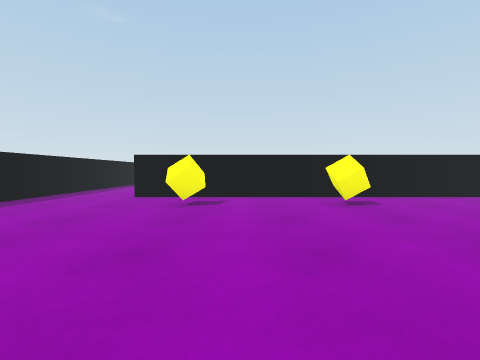
[1] (above)

21 first-person views from a walk through a Unity game level. The camera is 0.62 m above the floor, tilts 2° down and sees 85° across. The floor is counted in squares, 1 m on a side. Each view is taken from the middle of a square. On the plan, view 1 faces up. The plan holds only what a view shows up to about 9 squares ahead; the rest is blank. The player character is not drawn.

[2]
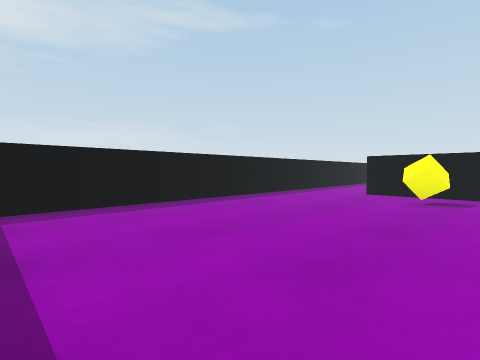

[3]
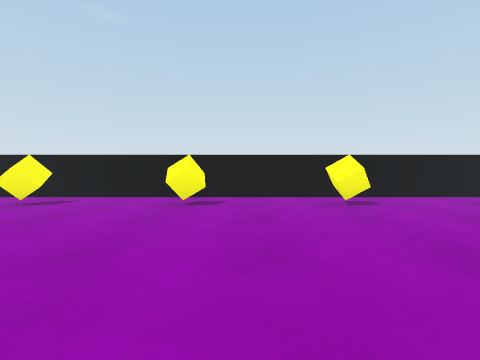

[4]
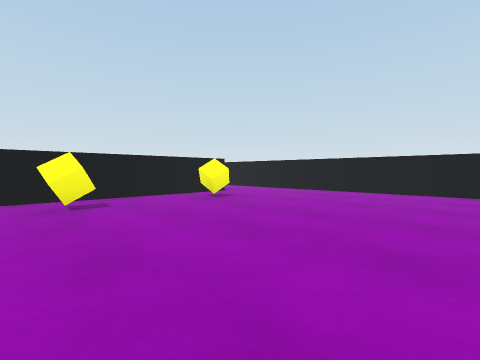

[5]
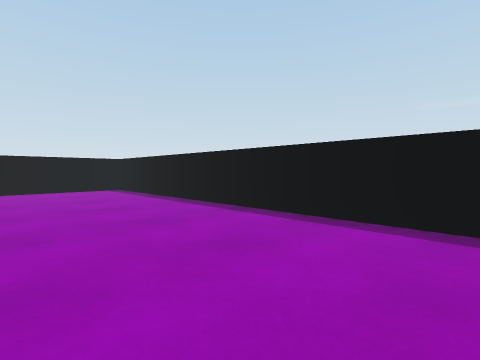

[6]
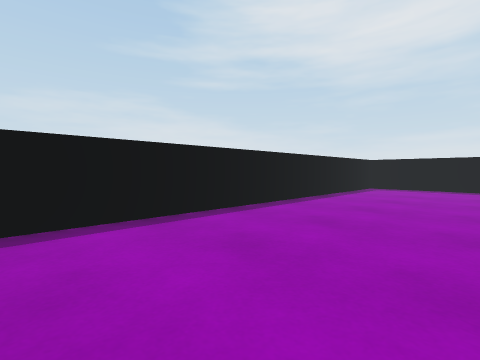

[7]
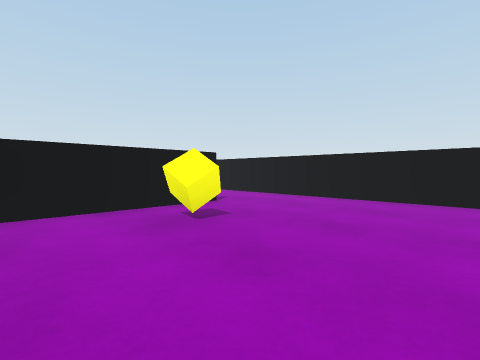

[8]
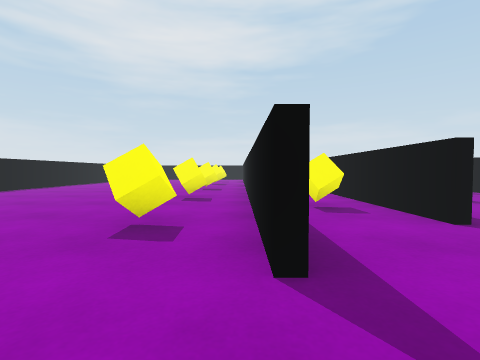

[9]
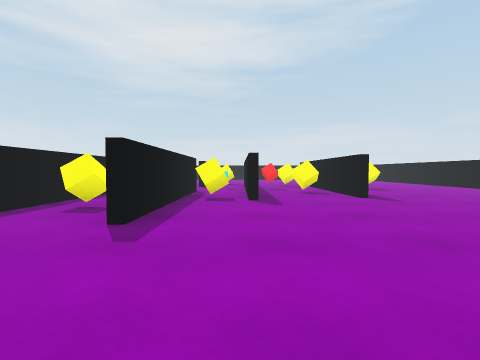

[10]
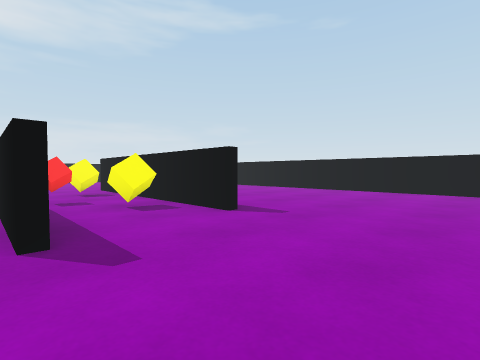

[11]
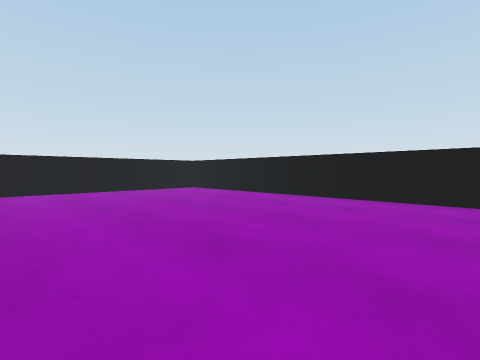

[12]
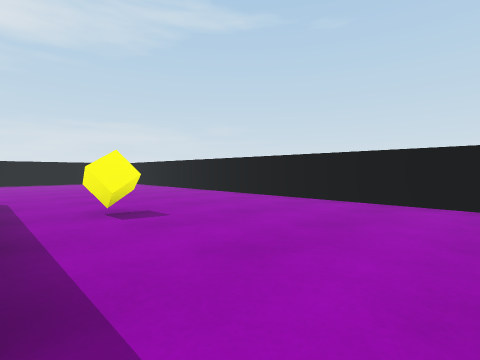

[13]
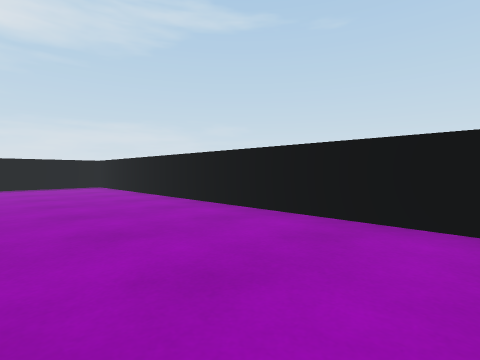

[14]
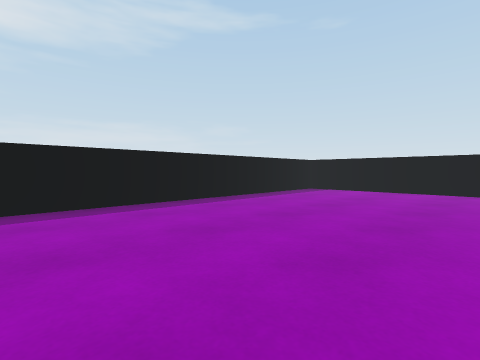

[15]
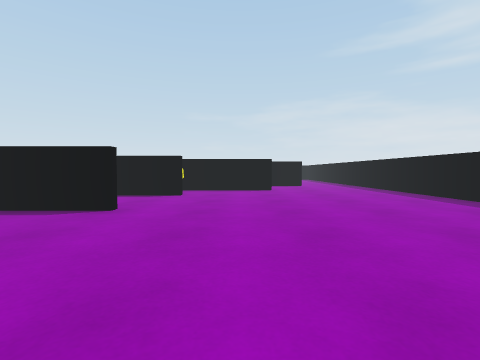

[16]
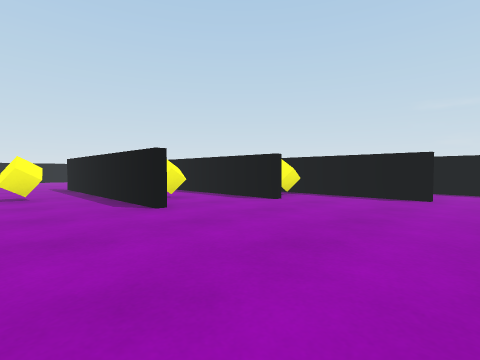

[17]
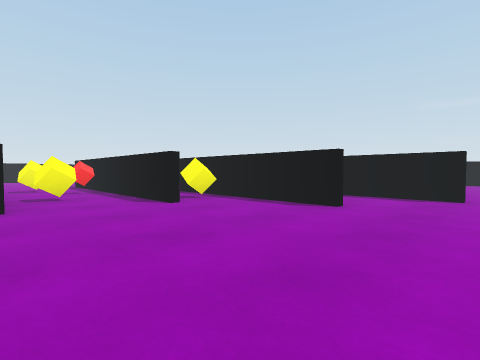

[18]
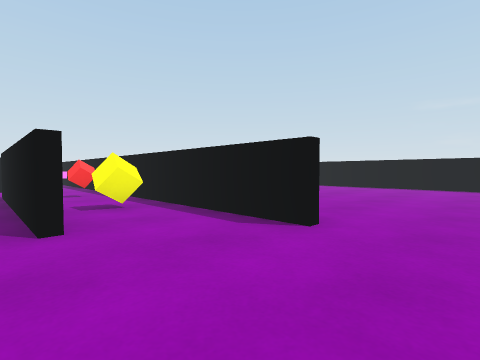

[19]
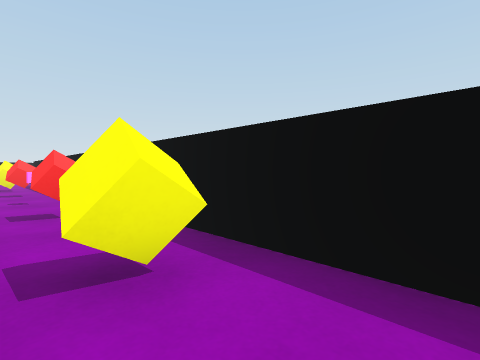

[20]
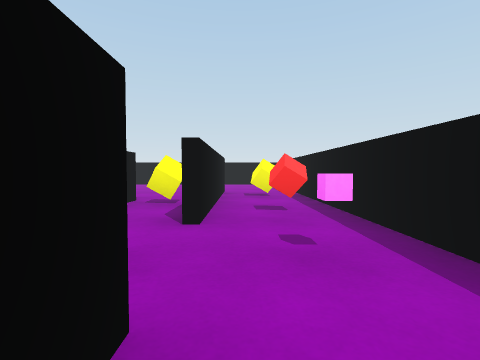

[21]
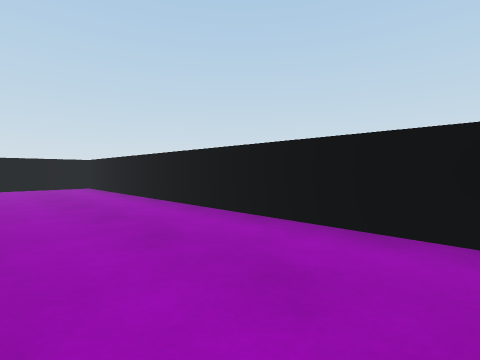

### Floor plan
Ten units are one square. View 1 is at (0, 0); x grows to the right and y downward. Boxes are objects, and circles mark ways between rooms. Rooms are numbered by the first view taken in them; rooms with no view inside come last. Other rooms are left out.
<svg viewBox="-52 -188 205 206">
<path fill="none" stroke="#000" d="M126 -62 -25 -62M-45 13 148 13 148 -54M-47 -55 -47 10M34 -128 20 -128M80 -128 49 -128M19 -129 79 -129M60 -86 111 -86M15 -104 71 -104M46 -64 101 -64M-11 -86 40 -86M111 -85 60 -85M-26 -64 24 -64M145 -183 -45 -183M-47 -180 -47 -55M148 -54 148 -180"/>
<rect x="-15" y="-55" width="10" height="10" fill="#bbb"><title>yellow cube</title></rect>
<rect x="15" y="-55" width="10" height="10" fill="#bbb"><title>yellow cube</title></rect>
<rect x="45" y="-55" width="10" height="10" fill="#bbb"><title>yellow cube</title></rect>
<rect x="75" y="-55" width="10" height="10" fill="#bbb"><title>yellow cube</title></rect>
<rect x="105" y="-55" width="10" height="10" fill="#bbb"><title>yellow cube</title></rect>
<rect x="-5" y="-75" width="10" height="10" fill="#bbb"><title>yellow cube</title></rect>
<rect x="25" y="-75" width="10" height="10" fill="#bbb"><title>red cube</title></rect>
<rect x="25" y="-125" width="10" height="10" fill="#bbb"><title>yellow cube</title></rect>
<rect x="45" y="-75" width="10" height="10" fill="#bbb"><title>cube</title></rect>
<rect x="45" y="-95" width="10" height="10" fill="#bbb"><title>other object</title></rect>
<rect x="45" y="-115" width="10" height="10" fill="#bbb"><title>red cube</title></rect>
<rect x="45" y="-145" width="10" height="10" fill="#bbb"><title>yellow cube</title></rect>
<rect x="55" y="-125" width="10" height="10" fill="#bbb"><title>yellow cube</title></rect>
<rect x="65" y="-75" width="10" height="10" fill="#bbb"><title>red cube</title></rect>
<rect x="85" y="-75" width="10" height="10" fill="#bbb"><title>yellow cube</title></rect>
<circle cx="-35" cy="-60" r="3" fill="#2a7"/>
<circle cx="135" cy="-60" r="3" fill="#2a7"/>
<text x="50" y="-20">1</text>
<text x="50" y="-120">2</text>
</svg>
Room 1 opens to room 2.

Where each view was taken, in squares from view 1:
view 1: 0 up, 0 right, facing up
view 2: 1 down, 0 right, facing up-left
view 3: 0 up, 6 right, facing up
view 4: 0 up, 7 right, facing up-right
view 5: 2 up, 6 right, facing down-right
view 6: 2 up, 5 right, facing down-left
view 7: 2 up, 9 right, facing up-right
view 8: 6 up, 14 right, facing left
view 9: 10 up, 14 right, facing left
view 10: 10 up, 11 right, facing up-left
view 11: 10 up, 9 right, facing up-right
view 12: 13 up, 9 right, facing up-left
view 13: 15 up, 6 right, facing up-left
view 14: 10 up, 0 right, facing up-left
view 15: 17 up, 0 right, facing down
view 16: 15 up, 2 left, facing down-right
view 17: 13 up, 3 left, facing down-right
view 18: 9 up, 4 left, facing down-right
view 19: 8 up, 1 left, facing down-right
view 20: 8 up, 3 right, facing right
view 21: 8 up, 12 right, facing up-right
